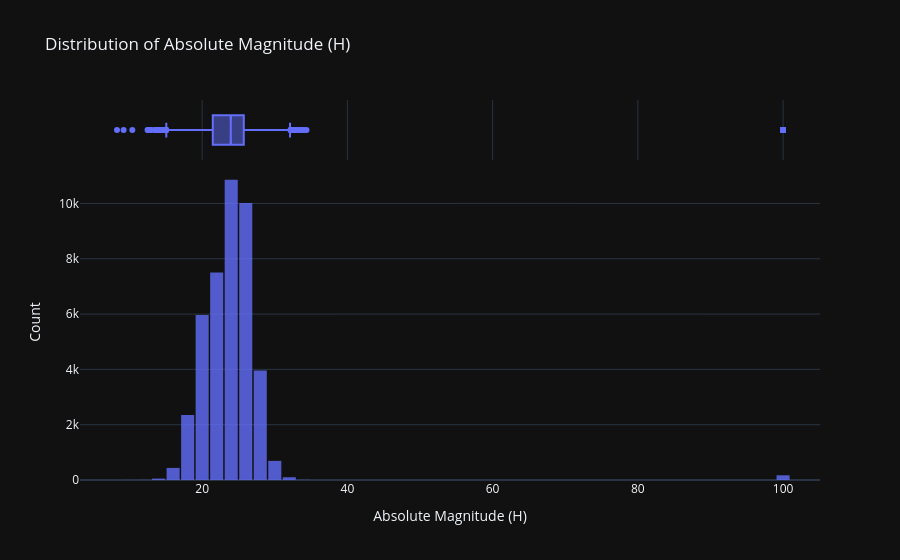

Write notebook code for a chart like this one.
### Code cell
# Distribution of asteroids
fig = px.histogram(
    all_neos_df, 
    x='absolute_magnitude_h',
    nbins=50,  # Adjust bin size as needed
    title='Distribution of Absolute Magnitude (H)',
    labels={'absolute_magnitude_h': 'Absolute Magnitude (H)', 'count': 'Number of NEOs'},
    marginal='box',  # Adds a box plot above the histogram for better insight
    opacity=0.8,
    template='plotly_dark'  # Use a dark theme (optional, remove for white background)
)

# Update layout for cleaner look
fig.update_layout(
    xaxis_title='Absolute Magnitude (H)',
    yaxis_title='Count',
    bargap=0.1
)

fig.show()

### Figure 1 — Plotly figure (JSON) as saved in the notebook; plotly's stock layout.template omitted (floating-point values rounded to 4 significant figures; data arrays with more than 128 entries replaced by an {"elided": "..."} marker saying what was removed)
{"data": [{"bingroup": "x", "hovertemplate": "Absolute Magnitude (H)=%{x}<br>count=%{y}<extra></extra>", "legendgroup": "", "marker": {"color": "#636efa", "opacity": 0.8, "pattern": {"shape": ""}}, "name": "", "nbinsx": 50, "orientation": "v", "showlegend": false, "type": "histogram", "x": {"elided": "42126 float values"}, "xaxis": "x", "yaxis": "y"}, {"hovertemplate": "Absolute Magnitude (H)=%{x}<extra></extra>", "legendgroup": "", "marker": {"color": "#636efa"}, "name": "", "notched": true, "showlegend": false, "type": "box", "x": {"elided": "42126 float values"}, "xaxis": "x2", "yaxis": "y2"}], "layout": {"bargap": 0.1, "barmode": "relative", "legend": {"tracegroupgap": 0}, "title": {"text": "Distribution of Absolute Magnitude (H)"}, "xaxis": {"anchor": "y", "domain": [0, 1], "title": {"text": "Absolute Magnitude (H)"}}, "xaxis2": {"anchor": "y2", "domain": [0, 1], "matches": "x", "showgrid": true, "showticklabels": false}, "yaxis": {"anchor": "x", "domain": [0, 0.8316], "title": {"text": "Count"}}, "yaxis2": {"anchor": "x2", "domain": [0.8416, 1], "matches": "y2", "showgrid": false, "showline": false, "showticklabels": false, "ticks": ""}}}
